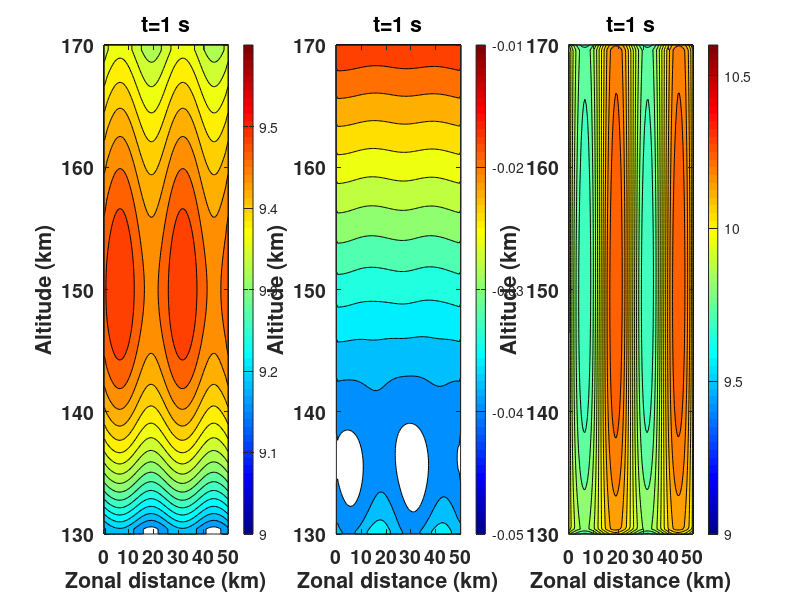
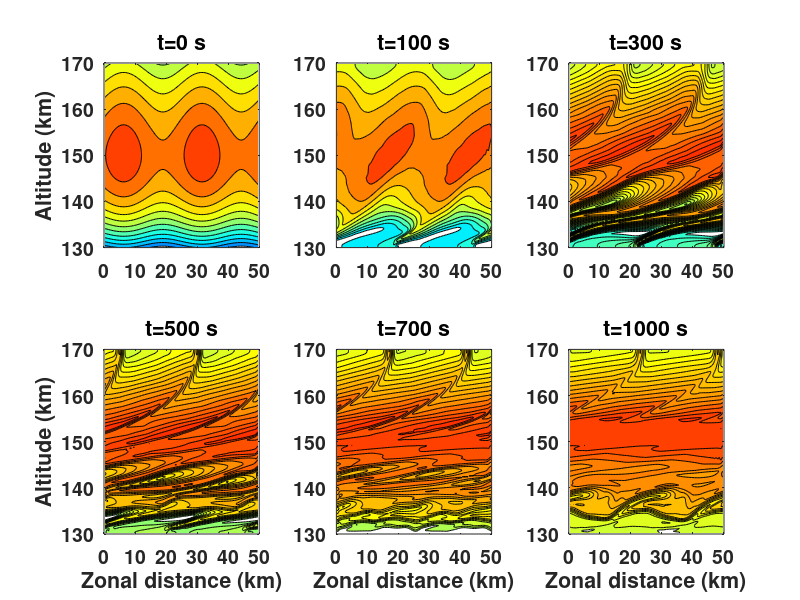
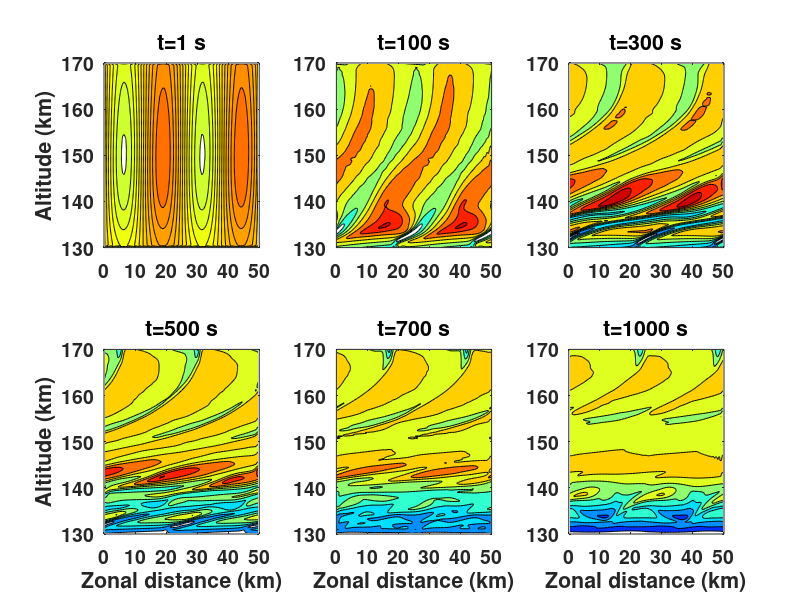
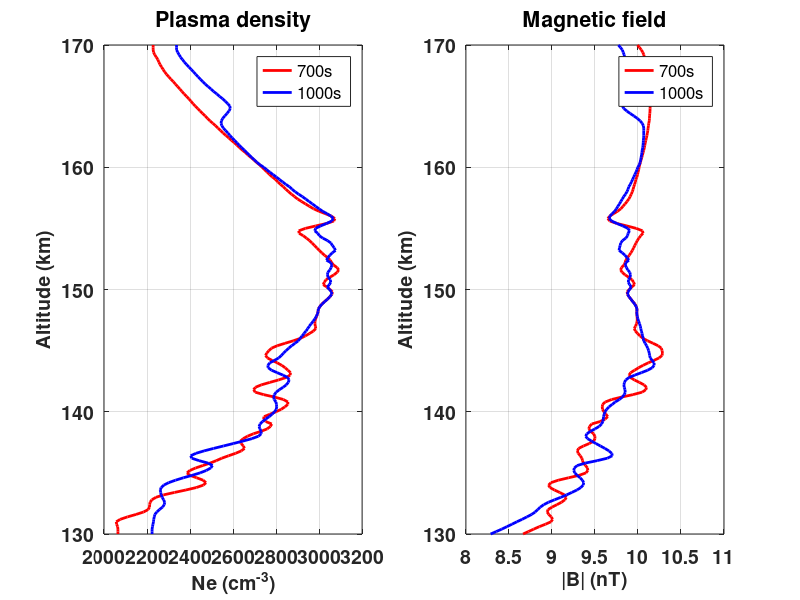

Recreate these plots in MATLAB, in order.
%%%data 
clear all;
close all;

%%data at runtime=[0 10 500 1000 2000 3000 4000 5000 7000 8000 10000]);%unit 0.1s 
load('Potential_nt.mat'); %unit V size:101*201*11
load('Ne_nt.mat');%unit ln(N) m-3 size:101*201*11
load('B_nt.mat');%unit  T size:101*201*11

%%%%%plots for papers
%datadir='..\Release-cosx-u100-n3e3-H15-10nT\';
nx=101; 
ny=201;
dx=0.5;
dy=0.2;
hbase=130;
figure; 
figindex=1;
figtime=[1 10 500 1000 2000 3000 5000 7000 8000 10000];

%%%Figure 1 t=1s density electric potential and magnetic field
subplot(1,3,1);
for i=2:2
    datatmp1=Ne_nt(:,:,i);
    %subplot(3,3,figindex);
    phy_tmp1=reshape(datatmp1,ny,nx);
    contourf((0:nx-1)*dx,hbase+(0:ny-1)*dy,log10(exp(phy_tmp1)), 'LevelStep',0.02);% , 'Lines','none'
    colorbar;
    caxis([9.0 9.6]);
    colormap('jet');
    if figindex==1 || figindex==4 || figindex==7
        ylabel('Altitude (km)','FontSize',14,'fontweight','bold');
    end
    %if figindex==7 || figindex==8 || figindex==9
        xlabel('Zonal distance (km)','FontSize',14,'fontweight','bold');
    %end
    set(gca,'FontWeight','bold','FontSize',14);
    stitle=sprintf('t=%d s',figtime(i)/10);
    title(stitle);
    figindex=figindex+1;
    disp(i);
%    pause(1);
end
%fclose(fid1);

subplot(1,3,2);
figindex=1;
figtime=[1 10 500 1000 2000 3000 5000 7000 8000 10000];
%fid1=fopen([ datadir 'Phy_nt_mars.mir'],'r+');
for i=2:2
    datatmp1=Potential_nt(:,:,i);%fread(fid1, nx*ny, 'float');
    %subplot(3,3,figindex);
    phy_tmp1=reshape(datatmp1,ny,nx);
    contourf((0:nx-1)*dx,hbase+(0:ny-1)*dy,(phy_tmp1), 'LevelStep',0.002);%, 'LevelStep',0.1 , 'Lines','none'
    colorbar;
    caxis([-0.05 -0.01]);
    colormap('jet');
    if figindex==1 || figindex==4 || figindex==7
        ylabel('Altitude (km)','FontSize',14,'fontweight','bold');
    end
    %if figindex==7 || figindex==8 || figindex==9
        xlabel('Zonal distance (km)','FontSize',14,'fontweight','bold');
    %end
    set(gca,'FontWeight','bold','FontSize',14);
    stitle=sprintf('t=%d s',figtime(i)/10);
    title(stitle);
    figindex=figindex+1;
    disp(i);
%     pause(1);
end
% fclose(fid1);

nx=101; 
ny=201;
dx=0.5;
dy=0.2;
hbase=130;
figindex=1;
figtime=[1 10 500 1000 2000 3000 5000 7000 8000 10000];

subplot(1,3,3);
% fid1=fopen([ datadir 'B_nt_mars.mir'],'r+');
for i=2:2
    datatmp1=B_nt(:,:,i);%fread(fid1, nx*ny, 'float');
    %subplot(3,3,figindex);
    phy_tmp1=reshape(datatmp1,ny,nx);
    contourf((0:nx-1)*dx,hbase+(0:ny-1)*dy,(phy_tmp1)./1e-9);%, 'LevelStep',0.1 , 'Lines','none'
    colorbar;
    caxis([9.0 10.6]);
    colormap('jet');
    if figindex==1 || figindex==4 || figindex==7
        ylabel('Altitude (km)','FontSize',14,'fontweight','bold');
    end
    %if figindex==7 || figindex==8 || figindex==9
        xlabel('Zonal distance (km)','FontSize',14,'fontweight','bold');
    %end
    set(gca,'FontWeight','bold','FontSize',14);
    stitle=sprintf('t=%d s',figtime(i)/10);
    title(stitle);
    figindex=figindex+1;
    disp(i);
%     pause(1);
end
% fclose(fid1);


%%%%%%%%Figure 2 O2+ density variation
%%data
nx=101; 
ny=201;
dx=0.5;
dy=0.2;
hbase=130;
cMax=9.6;%logN
cMin=9.0;
figure; 
figindex=1;
% figtime=[0 500 1000 2000 3000 5000 7000 8000 10000];
% clevel=[0.03 0.03 0.03 0.01 0.01 0.01 0.01 0.01 0.01];
%data index [1 10 500 1000 2000 3000 4000 5000 7000 8000 10000]
figtimeshow=[1  1000  3000 5000 7000 10000 ];
figtime=[1  4  6 8 9 11 ];
clevel=[0.03  0.03  0.01 0.01 0.01 0.01];
% fid1=fopen([ datadir 'NE_nt_mars.mir'],'r+');
for i=1:length(figtime)
   if figindex>length(figtime)
        break;
    end
    datatmp1=Ne_nt(:,:,figtime(i));%fread(fid1, nx*ny, 'float');

    subplot(2,3,figindex);
    phy_tmp1=reshape(datatmp1,ny,nx);
    contourf((0:nx-1)*dx,hbase+(0:ny-1)*dy,log10(exp(phy_tmp1)), 'LevelStep',clevel(figindex)); %'Lines','none'
    caxis([cMin cMax]);
    colormap('jet');
    if figindex==1 || figindex==4 || figindex==7
        ylabel('Altitude (km)','FontSize',14,'fontweight','bold');
    end
    if figindex==4 || figindex==5 || figindex==6
        xlabel('Zonal distance (km)','FontSize',14,'fontweight','bold');
    end
    set(gca,'FontWeight','bold','FontSize',14);
    stitle=sprintf('t=%d s',round(figtimeshow(i)/10));
    title(stitle);
    figindex=figindex+1;
    disp(i);
end
% fclose(fid1);


%%%Figure 3 magnetic field
figure; 
figindex=1;
figtimeshow=[10  1000  3000 5000 7000 10000 ];
figtime=[2  4  6 8 9 11 ];
% figtime=[10  1000  3000 5000 7000 10000 ];
clevel=[0.05  0.25 0.25  0.25 0.25 0.25];
% fid1=fopen([ datadir 'B_nt_mars.mir'],'r+');
for i=1:length(figtime)
   if figindex>length(figtime)
        break;
    end
    datatmp1=B_nt(:,:,figtime(i));%fread(fid1, nx*ny, 'float');

    subplot(2,3,figindex);
    phy_tmp1=reshape(datatmp1,ny,nx);
    contourf((0:nx-1)*dx,hbase+(0:ny-1)*dy,(phy_tmp1)./1e-9, 'LevelStep',clevel(figindex));% , 'Lines','none'
%     caxis([14 16]);
    caxis([8 11]);
    colormap('jet');
    if figindex==1 || figindex==4 || figindex==7
        ylabel('Altitude (km)','FontSize',14,'fontweight','bold');
    end
    if figindex==4 || figindex==5 || figindex==6
        xlabel('Zonal distance (km)','FontSize',14,'fontweight','bold');
    end
    set(gca,'FontWeight','bold','FontSize',14);
    stitle=sprintf('t=%d s',figtimeshow(i)/10);
    title(stitle);
    figindex=figindex+1;
    disp(i);
end


%%%%%%%%Figure 4 O2+ density profiles 
%%data
nx=101; 
ny=201;
dx=0.5;
dy=0.2;
hbase=130;
figure; 
figindex=1;
figtimeshow=[7000 10000 ];
figtime=[9 11 ];
% figtime=[ 7000 10000];
% fid1=fopen([ datadir 'NE_nt_mars.mir'],'r+');
linec={'r','b','g'};
for i=1:length(figtime)
   if figindex>length(figtime)
        break;
    end
    datatmp1=Ne_nt(:,:,figtime(i));%fread(fid1, nx*ny, 'float');

    phy_tmp1=reshape(datatmp1,ny,nx);
    phy_tmp1=exp(phy_tmp1)./1e6;
    subplot(1,2,1);
    %%%density-altitude
    dis=[20];
    dispos=(dis)./dx+1;
    plot(phy_tmp1(:,dispos),hbase+(0:ny-1)*dy,cell2mat(linec(figindex)),'linewidth',2); hold on;
    
    ylabel('Altitude (km)','FontSize',14,'fontweight','bold');
    %end
    %if figindex==7 || figindex==8 || figindex==9
        xlabel('Ne (cm^-^3)','FontSize',14,'fontweight','bold');
   % end
    set(gca,'FontWeight','bold','FontSize',14);
    stitle=sprintf('Plasma density');
    title(stitle);
    axis([2000 3200 130 170]);
    grid on;
    legend({'700s','1000s'},'FontSize',12);
    figindex=figindex+1;
    disp(i);
end
% fclose(fid1);

%%%Figure 4  magnetic field profile
% figure; 
figindex=1;
figtimeshow=[7000 10000 ];
figtime=[9 11 ];
clevel=[0.01 0.25 0.25 0.25 0.25 0.25 0.25 0.25 0.25];
% fid1=fopen([ datadir 'B_nt_mars.mir'],'r+');
for i=1:length(figtime)
   if figindex>length(figtime)
        break;
    end
    datatmp1=B_nt(:,:,figtime(i));%fread(fid1, nx*ny, 'float');

    phy_tmp1=reshape(datatmp1,ny,nx);
    phy_tmp1=phy_tmp1./1e-9;%nT
    
    dis=[20];
    dispos=(dis)./dx+1;
    subplot(1,2,2);
    plot(phy_tmp1(:,dispos),hbase+(0:ny-1)*dy,cell2mat(linec(figindex)),'linewidth',2); hold on;
    
    ylabel('Altitude (km)','FontSize',14,'fontweight','bold');

    xlabel('|B| (nT)','FontSize',14,'fontweight','bold');
    set(gca,'FontWeight','bold','FontSize',14);
    stitle=sprintf('Magnetic field');
    title(stitle);
    axis([8 11 130 170]);
    grid on;
    legend({'700s','1000s'},'FontSize',12);
    figindex=figindex+1;
    disp(i);

end
% fclose(fid1);